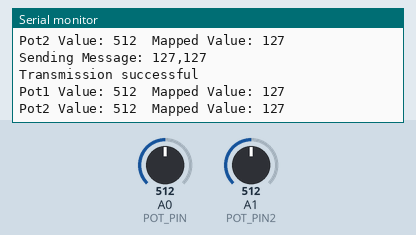
A sketch run on a simulated Arduino Uno, built with avr-gcc and run on an emulated ATmega328P. Shown: the last lines printed to the serial monitor. The inputs (shaded band) are chosen by the test bench; at power-on: A0 (POT_PIN) = 512, A1 (POT_PIN2) = 512. No radio packets arrive unless stated.

Above: at 1.2 s.
1.3 s: A0 (POT_PIN) set to 418
At 2.3 s:
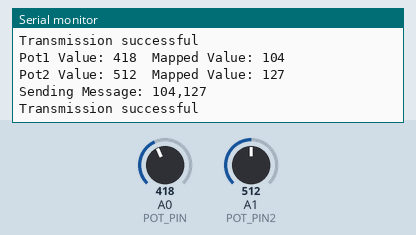
2.8 s: A0 (POT_PIN) set to 391
At 3.8 s:
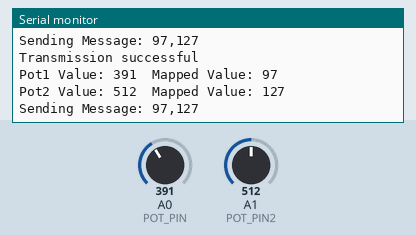
5.8 s: A1 (POT_PIN2) set to 413
At 6.6 s:
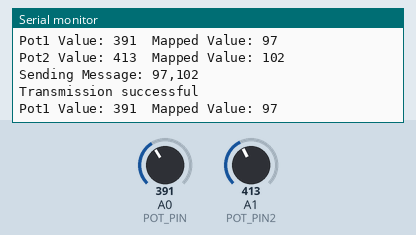
8.8 s: A1 (POT_PIN2) set to 389
At 9.9 s:
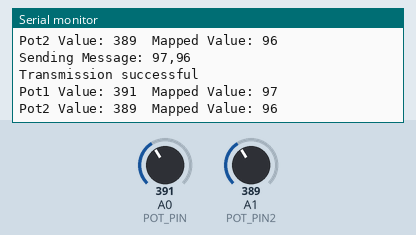
14.8 s: A1 (POT_PIN2) set to 105
At 15.8 s:
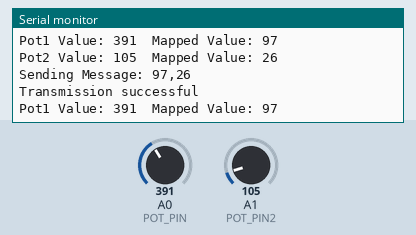
17.8 s: A1 (POT_PIN2) set to 92
At 18.5 s:
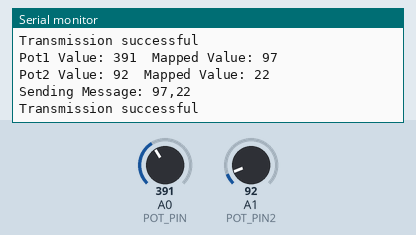
Timing chart, 0 to 20.8 s (numbered marks = the images above; inputs shaded):
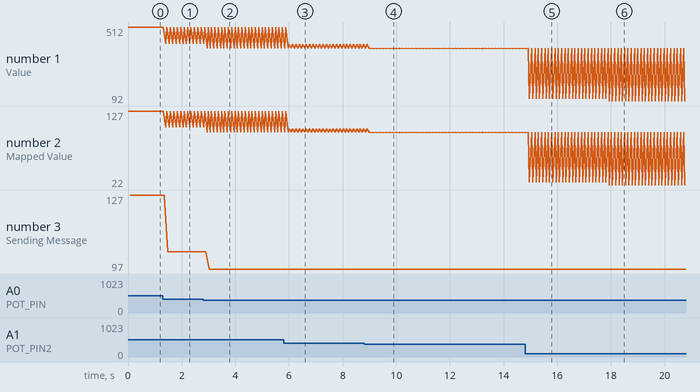

The sketch:

sketch_may16a.ino
```cpp
#include <SPI.h>
#include <nRF24L01.h>
#include <RF24.h>

// Define the pins for the NRF24L01
#define CE_PIN   8
#define CSN_PIN 10

// Create an RF24 object
RF24 radio(CE_PIN, CSN_PIN);

// Define the address for the communication
const byte address[6] = "00002";

// Define the potentiometer pin
#define POT_PIN A0
#define POT_PIN2 A1

void setup() {
  // Initialize Serial Monitor
  Serial.begin(9600);

  // Initialize the radio
  radio.begin();
  radio.openWritingPipe(address);
  radio.setPALevel(RF24_PA_MIN);
  radio.stopListening();
}

void loop() {
  // Read the potentiometer values
  int potValue = analogRead(POT_PIN);
  int potValue2 = analogRead(POT_PIN2);

  // Map the potentiometer values from 0-1023 to 0-255
  int mappedValue = map(potValue, 0, 1023, 0, 255);
  int mappedValue2 = map(potValue2, 0, 1023, 0, 255);

  // Create a message containing the mapped values
  char message[32];
  snprintf(message, sizeof(message), "%d,%d", mappedValue, mappedValue2);

  // Print the potentiometer and mapped values to the Serial Monitor
  Serial.print("Pot1 Value: ");
  Serial.print(potValue);
  Serial.print("  Mapped Value: ");
  Serial.println(mappedValue);
  Serial.print("Pot2 Value: ");
  Serial.print(potValue2);
  Serial.print("  Mapped Value: ");
  Serial.println(mappedValue2);
  Serial.print("Sending Message: ");
  Serial.println(message);

  // Send the message
  bool report = radio.write(&message, sizeof(message));

  // Print if the transmission was successful or not
  if (report) {
    Serial.println("Transmission successful");
  } else {
    Serial.println("Transmission failed");
  }

  // Print the NRF24L01 status
  printRadioStatus();

  // Add a small delay before the next loop
   // Increased delay to reduce the frequency of messages
}

void printRadioStatus() {
  // Print the radio status
  radio.printDetails();
}
```

Measured:
- the behaviour switches between 402 and 401 on A0 (POT_PIN) (found by bisection; images 1 and 2)
- the behaviour switches between 100 and 99 on A1 (POT_PIN2) (found by bisection; images 5 and 6)
- after the input at 1.3 s, the serial monitor: prints a new line after 0.11 s (image 1)
- after the input at 2.8 s, the serial monitor: prints a new line after 0.15 s (image 2)
- after the input at 5.8 s, the serial monitor: prints a new line after 0.20 s (image 3)
- after the input at 8.8 s, the serial monitor: prints a new line after 0.22 s (image 4)
- after the input at 14.8 s, the serial monitor: prints a new line after 0.17 s (image 5)
- after the input at 17.8 s, the serial monitor: prints a new line after 0.14 s (image 6)
